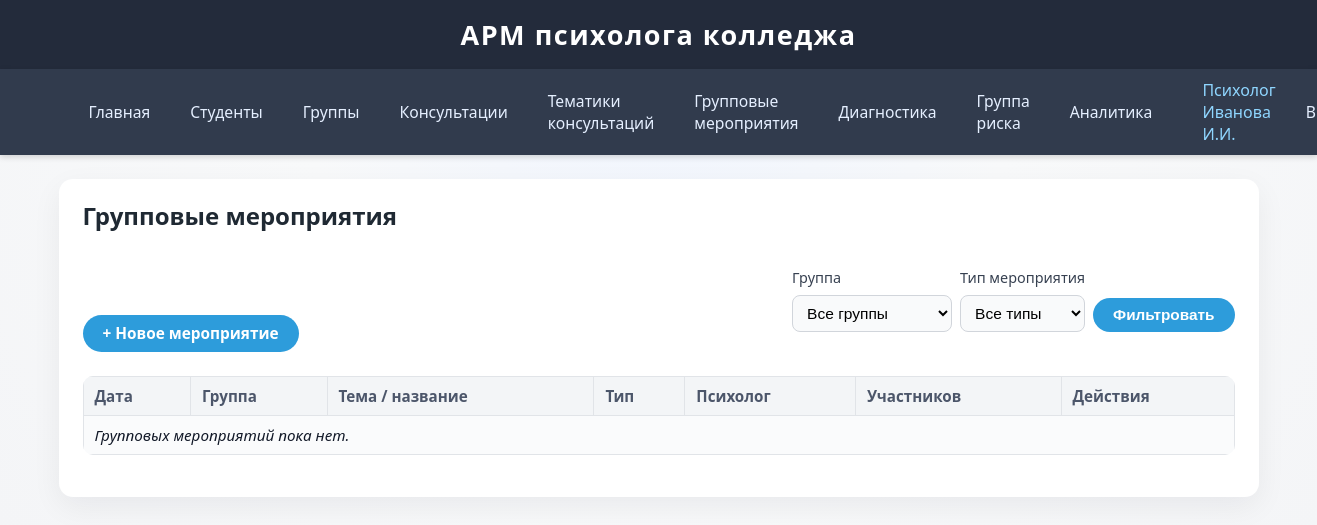
/group_events/ (signed in), run on an earlier commit of the app's database.
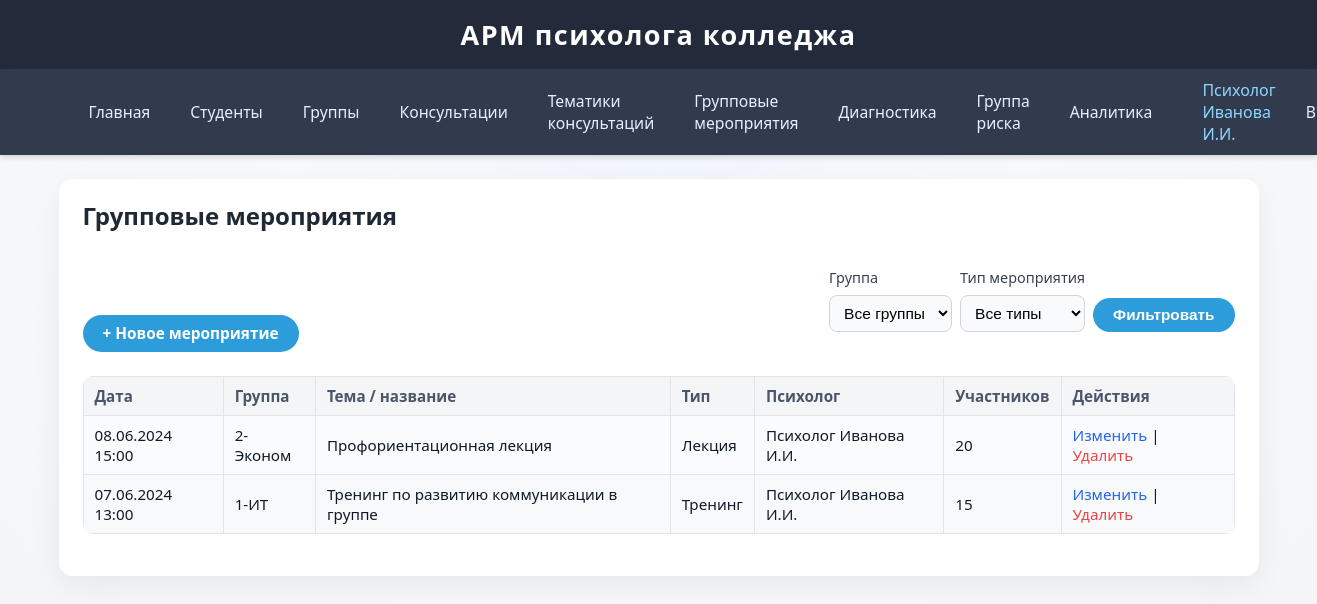
And on a later commit of the database.
### app/models.py (models this page shows, shortened)
class GroupEvent(db.Model):
    __tablename__ = 'group_events'
    id = db.Column(db.Integer, primary_key=True)
    date = db.Column(db.DateTime, nullable=False, default=datetime.utcnow)
    group_id = db.Column(db.Integer, db.ForeignKey('groups.id'), nullable=True)
    title = db.Column(db.String(255), nullable=False)           # тема/название мероприятия
    event_type = db.Column(db.String(64), nullable=False)       # тренинг, лекция, классный час, род. собрание и т.п.
    psychologist_id = db.Column(db.Integer, db.ForeignKey('users.id'), nullable=True)
    participants_count = db.Column(db.Integer, nullable=True)
    description = db.Column(db.String(255), nullable=True)

class Group(db.Model):
    __tablename__ = 'groups'
    id = db.Column(db.Integer, primary_key=True)
    name = db.Column(db.String(64), unique=True, nullable=False)
    students = db.relationship('Student', backref='group', lazy=True)
    events = db.relationship('GroupEvent', backref='group', lazy=True)

class User(db.Model, UserMixin):
    __tablename__ = 'users'
    id = db.Column(db.Integer, primary_key=True)
    username = db.Column(db.String(64), unique=True, nullable=False)
    password_hash = db.Column(db.String(128), nullable=False)
    role = db.Column(db.String(16), nullable=False, default='psychologist')  # 'psychologist' or 'admin'
    full_name = db.Column(db.String(128), nullable=True)
    group_events = db.relationship('GroupEvent', backref='psychologist_user', lazy=True)
    test_results = db.relationship('TestResult', backref='psychologist_user', lazy=True)

### app/routes/group_events.py (the view)
@group_events_bp.route('/', methods=['GET'])
@login_required
def list_events():
    group_id = request.args.get('group_id', type=int)
    event_type = request.args.get('event_type', type=str)
    query = GroupEvent.query
    if group_id:
        query = query.filter(GroupEvent.group_id == group_id)
    if event_type:
        query = query.filter(GroupEvent.event_type == event_type)
    events = query.order_by(GroupEvent.date.desc()).all()
    groups = Group.query.order_by(Group.name.asc()).all()
    event_types = (
        db.session.query(GroupEvent.event_type)
        .distinct()
        .order_by(GroupEvent.event_type.asc())
        .all()
    )
    event_types = [et[0] for et in event_types]
    return render_template(
        'group_events/list.html',
        events=events,
        groups=groups,
        event_types=event_types,
        selected_group_id=group_id,
        selected_event_type=event_type,
    )

### app/templates/group_events/list.html (shortened to what this page needs)
{% extends 'base.html' %}
{% block content %}
<h2>Групповые мероприятия</h2>
<div style="margin: 16px 0 24px 0; display:flex; flex-wrap:wrap; gap:16px; align-items:flex-end;">
    <a href="{{ url_for('group_events.create_event') }}" class="btn">+ Новое мероприятие</a>
    <form method="get"
          action="{{ url_for('group_events.list_events') }}"
          style="display:flex; flex-wrap:wrap; gap:8px; align-items:flex-end; margin-left:auto;">
        <div>
            <label for="group_id" style="display:block; font-size:0.9em;">Группа</label>
            <select name="group_id" id="group_id">
                <option value="">Все группы</option>
            </select>
        </div>
        <div>
            <label for="event_type" style="display:block; font-size:0.9em;">Тип мероприятия</label>
            <select name="event_type" id="event_type">
                <option value="">Все типы</option>
            </select>
        </div>
        <div>
            <button type="submit" class="btn">Фильтровать</button>
        </div>
    </form>
</div>
<table>
    <thead>
        <tr>
            <th>Дата</th>
            <th>Группа</th>
            <th>Тема / название</th>
            <th>Тип</th>
            <th>Психолог</th>
            <th>Участников</th>
            <th style="width:150px;">Действия</th>
        </tr>
    </thead>
    <tbody>
    {% for e in events %}
        <tr>
            <td>
                {% if e.date %}
                    {{ e.date.strftime('%d.%m.%Y %H:%M') }}
                {% else %}
                    —
                {% endif %}
            </td>
            <td>{{ e.group.name if e.group else '—' }}</td>
            <td>{{ e.title }}</td>
            <td>{{ e.event_type }}</td>
            <td>
                {% if e.psychologist_user %}
                    {{ e.psychologist_user.full_name or e.psychologist_user.username }}
                {% else %}
                    —
                {% endif %}
            </td>
            <td>
                {% if e.participants_count is not none %}
                    {{ e.participants_count }}
                {% else %}
                    —
                {% endif %}
            </td>
            <td>
                <a href="{{ url_for('group_events.edit_event', event_id=e.id) }}">Изменить</a>
                |
                <form action="{{ url_for('group_events.delete_event', event_id=e.id) }}"
                      method="post"
                      style="display:inline;"
                      onsubmit="return confirm('Удалить мероприятие «{{ e.title }}»?');">
                    <button type="submit" class="link-button">Удалить</button>
                </form>
            </td>
        </tr>
    {% else %}
        <tr>
            <td colspan="7"><i>Групповых мероприятий пока нет.</i></td>
        </tr>
    {% endfor %}
    </tbody>
</table>
{% endblock %}

What changed in the data, as far as the page shows it:
added GroupEvent: date "08.06.2024 15:00", group "2-Эконом", title "Профориентационная лекция", event_type "Лекция", psychologist_user "Психолог Иванова И.И.", participants_count "20"
added GroupEvent: date "07.06.2024 13:00", group "1-ИТ", title "Тренинг по развитию коммуникации в группе", event_type "Тренинг", psychologist_user "Психолог Иванова И.И.", participants_count "15"
Also different on the page:
text no longer shown: "Групповых мероприятий пока нет."
